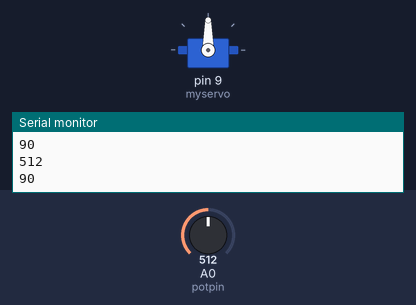
Simulated run of this sketch. Board: Arduino Uno, built with avr-gcc and run on an emulated ATmega328P. Parts: servo, the last lines printed to the serial monitor. The test bench sets the inputs (shaded band); at power-on: A0 (potpin) = 512.

Above: at 1.2 s.
1.3 s: A0 (potpin) set to 716
At 2.5 s:
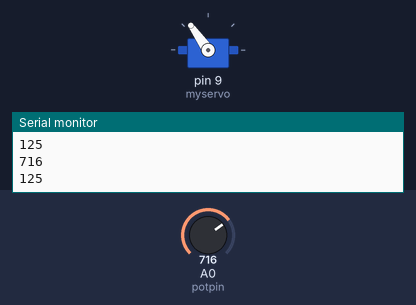
2.8 s: A0 (potpin) set to 900
At 3.8 s:
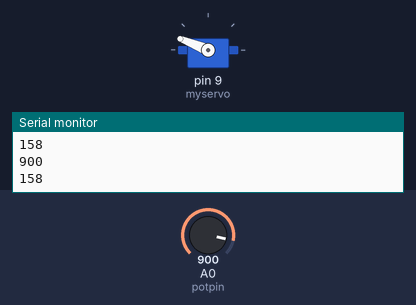
4.3 s: A0 (potpin) set to 1023
At 5.0 s:
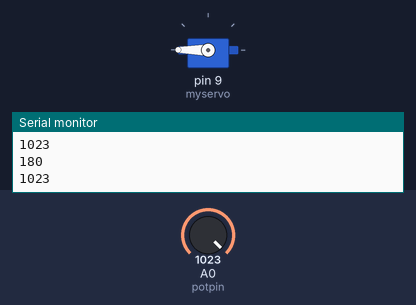
5.8 s: A0 (potpin) set to 306
At 6.1 s:
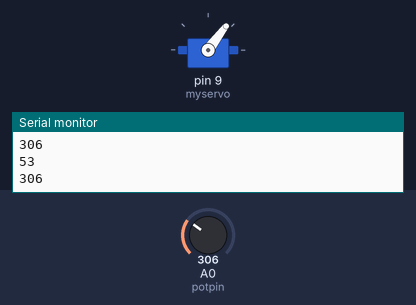
7.3 s: A0 (potpin) set to 122
At 8.3 s:
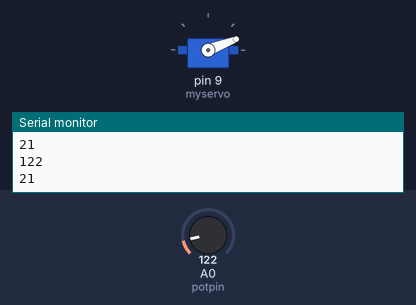
8.8 s: A0 (potpin) set to 0
At 9.6 s:
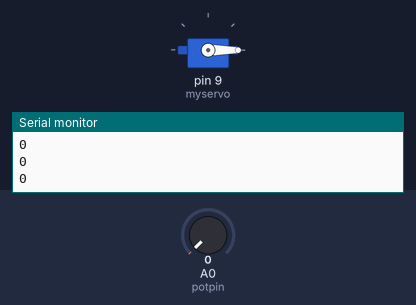
Timing chart, 0 to 11.3 s (numbered marks = the images above; inputs shaded):
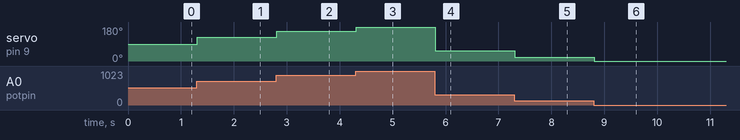

The sketch:

servocontrolwithpotentiometer.ino
```cpp
#include<Servo.h>

Servo myservo ;
int potpin = 0;
int val ;

void setup()
{
	myservo.attach(9);
  	Serial.begin(9600);
}

void loop()
{
	val = analogRead(potpin);//0 to 1023
  	Serial.println(val);
  	val = map(val,0,1023,0,180);
  	Serial.println(val);
  	myservo.write(val);
  	delay(10);
}
```

Measured:
- after the input at 1.3 s, servo on pin 9 (myservo): 90° → 125° at once
- after the input at 2.8 s, servo on pin 9 (myservo): 125° → 158° at once
- after the input at 4.3 s, servo on pin 9 (myservo): 158° → 180° at once
- after the input at 5.8 s, servo on pin 9 (myservo): 180° → 53° at once
- after the input at 7.3 s, servo on pin 9 (myservo): 53° → 21° at once
- after the input at 8.8 s, servo on pin 9 (myservo): 21° → 0° at once
